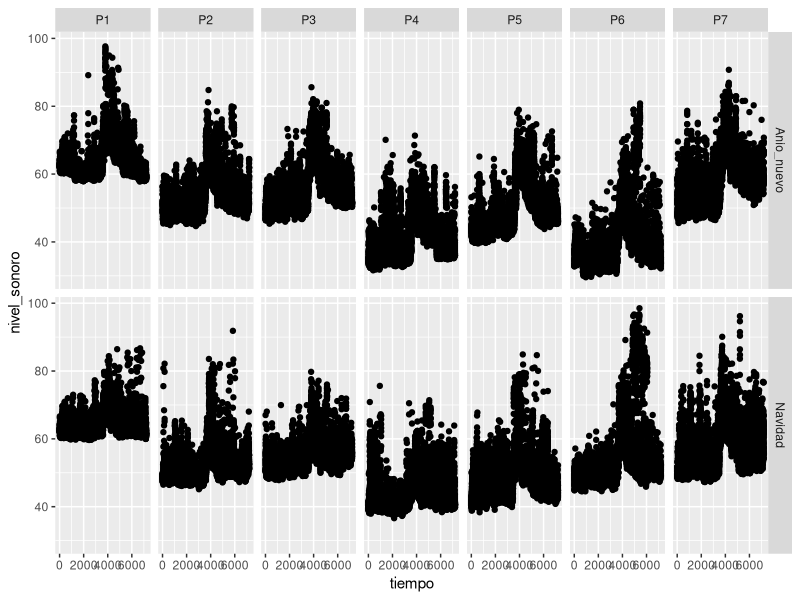
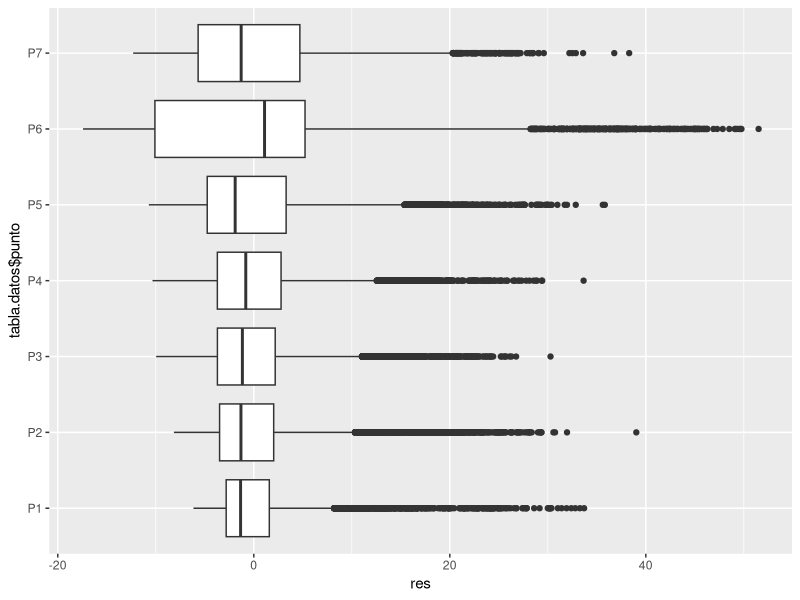
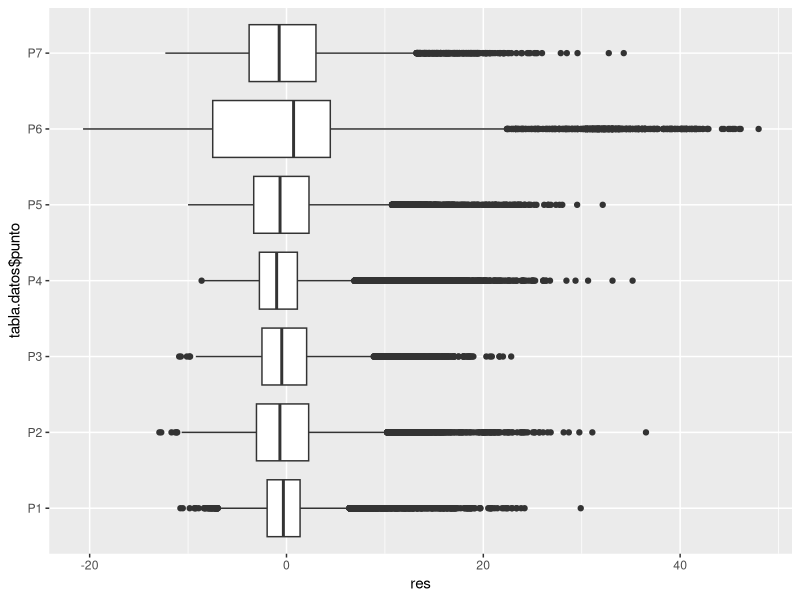

R code for these plots, in order: (Note: this script raises an error after producing the figures.)
library(tidyverse)
library(magrittr)
library(purrr)
library(dplyr)
library(ggpubr)
library(nlme)

tabla.datos = read.csv("./data/datosR.csv", header = TRUE, sep = ';', stringsAsFactors = TRUE)

# tengo un problema de encoding con la ñ de columna Año Nuevo
tabla.datos %<>% mutate(fecha = case_when(
  fecha != 'Navidad' ~ 'Anio_nuevo',
  fecha == 'Navidad' ~ 'Navidad',
))

a = ggplot(tabla.datos, aes(x=tiempo, y=nivel_sonoro))+
  geom_point()+
  facet_grid(fecha~punto)
a

## Agregar a la tabla una fila que sea "condicion" que sea "con pirotecnia"
## cuando es tiempo es mayor a 3600 y "sin pirotecnia" cuando es menor o igual 
## a 3600.
## usando mutate --- 
tabla.datos

tabla.datos %<>%
  mutate(condicion = case_when(
    tiempo <= 3600 ~ 'sin_pirotecnia',
    tiempo > 3600 ~ 'con_pirotecnia',
  ))



tabla.datos.lm <- lm(nivel_sonoro ~ punto, data = tabla.datos)

# R cuadrado
summary(tabla.datos.lm)$r.squared

beta  = tabla.datos.lm$coefficients["(Intercept)"]
summary( tabla.datos.lm)
sigma = summary(tabla.datos.lm)$sigma

residuo_datos <- tabla.datos %>% mutate(res = resid(tabla.datos.lm)) %>% tibble()
p2 = ggplot(residuo_datos, aes(x = res, y = tabla.datos$punto)) + geom_boxplot()
p2


#Rail_datos %<>% mutate(res2 = resid(fm2Rail.lm))
#p3 = ggplot(Rail_datos, aes(x = res2, y = Rail)) + geom_boxplot()
#p3



pirotecnia.lme <- lme(nivel_sonoro ~ fecha*condicion*tiempo, data = tabla.datos, random = ~ 1|punto)

summary(pirotecnia.lme)


residuo_datos2 <- tabla.datos %>% mutate(res = resid(pirotecnia.lme )) %>% tibble()
p3 = ggplot(residuo_datos2, aes(x = res, y = tabla.datos$punto)) + geom_boxplot()
p3
tabla
asd <- tabla.datos %>% 
  filter(punto == 'P1')

tiempo = asd$tiempo
  
mutate(pred = predict(pirotecnia.lme, level=1), res = resid(pirotecnia.lme, level=1))

data_m1.lm <- tabla.datos %>% mutate(pred = predict(pirotecnia.lme), res = resid(pirotecnia.lme))

figura2 = ggplot(tabla.datos, aes(x=tiempo, y=nivel_sonoro))+
  geom_point(alpha = 0.3)+
  facet_grid(fecha~punto)+
  theme_pubr(base_size = 12, margin = TRUE)+
  scale_x_continuous(name= "Tiempo [seg]", breaks=c(0,3500,7000), labels=c("0","3k5","7k")) +
  labs(y = "Nivel de presión [dBA]") +
  theme(legend.position = "top",
        legend.title = element_blank())+
  geom_line(data=data_m1.lm, aes(x=tiempo, y=pred, group=punto), color='white')

figura2


# prueba de ver un punto
tabla.datos.p1 <- tabla.datos %>% filter(punto == 'P1')
data_m1.lm.p1 <- data_m1.lm %>% filter(punto == "P1")

figura_x = ggplot(tabla.datos.p1, aes(x=tiempo, y=nivel_sonoro))+
  geom_point(alpha = 0.3)+
  facet_grid(fecha~punto)+
  theme_pubr(base_size = 12, margin = TRUE)+
  scale_x_continuous(name= "Tiempo [seg]", breaks=c(0,3500,7000), labels=c("0","3k5","7k")) +
  labs(y = "Nivel de presión [dBA]") +
  theme(legend.position = "top",
        legend.title = element_blank())+
  geom_line(data=data_m1.lm.p1, aes(x=tiempo, y=pred, group=punto), color='white')

figura_x

